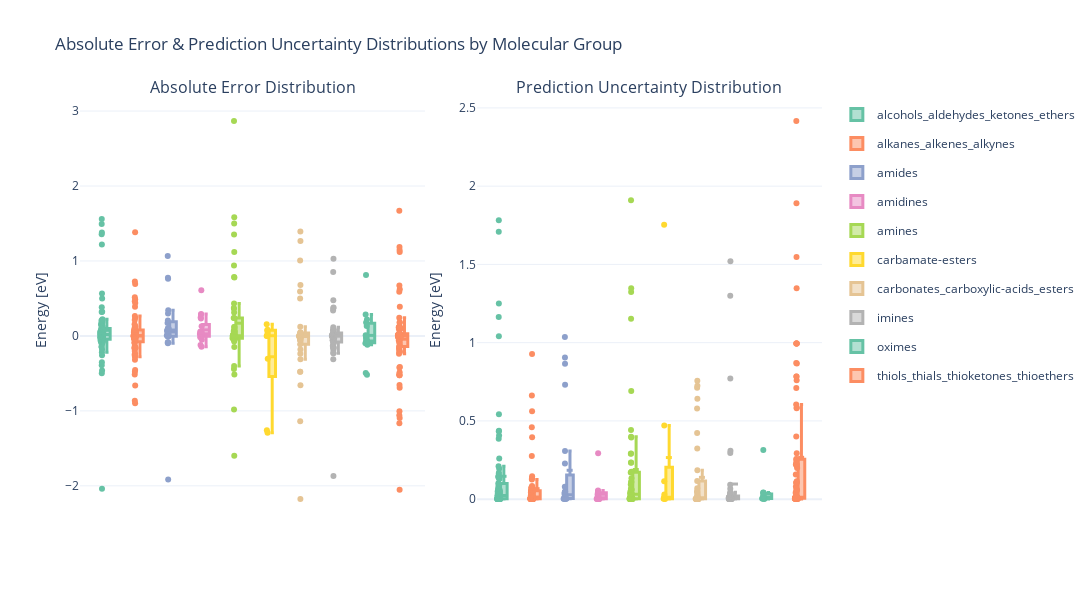

The code cell stored with this chart in its notebook:
### Code cell
# Filtered data
df_uq_sorted = df_uq[df_uq["split"] == "test"].sort_values('molecule_group')
df_uq_sorted['abs_error'] = df_uq_sorted['error'].abs()
df_uq_sorted['uncertainty_width'] = df_uq_sorted['y_std']

# Custom color palette (Set2-like)
color_map = px.colors.qualitative.Set2

# Create 1x2 subplot
fig = make_subplots(
    rows=1, cols=2,
    subplot_titles=["Absolute Error Distribution", "Prediction Uncertainty Distribution"],
    horizontal_spacing=0.07
)

# Boxplot for absolute error
for i, group in enumerate(df_uq_sorted['molecule_group'].unique()):
    group_data = df_uq_sorted[df_uq_sorted['molecule_group'] == group]
    fig.add_trace(go.Box(
        y=group_data['error'],
        name=group,
        marker_color=color_map[i % len(color_map)],
        boxmean=True,
        boxpoints="all",  # Show all points (can be "outliers", "suspectedoutliers", "all")
        jitter=0.5,  # Add jitter to points
        line=dict(width=3),  # Line width to make the box thicker
        width=0.2,  # Box width (adjust this)
        legendgroup=group,  # Ensure the group is correctly assigned to legend
        showlegend=False,  # No legend for the first plot
        hovertemplate=(
            "Material: %{customdata[7]}<br>" +
            "Molecule Group: %{customdata[0]}<br>" +
            "Molecule: %{customdata[1]}<br>" +
            "State: %{customdata[2]}<br>" +
            "Dissociation: %{customdata[3]}<br>" +
            "True Value: %{customdata[4]} eV<br>" +
            "Std Dev: %{customdata[5]} eV<br>" +
            "Error: %{customdata[6]} eV<br>" +
            "<extra></extra>"
        ),
        customdata=group_data[['molecule_group', 'molecule', 'state', 'dissociation', 'y_true', 'y_std', 'error', 'material']].values  # Add custom data
    ), row=1, col=1)

# Boxplot for uncertainty width
for i, group in enumerate(df_uq_sorted['molecule_group'].unique()):
    group_data = df_uq_sorted[df_uq_sorted['molecule_group'] == group]
    fig.add_trace(go.Box(
        y=group_data['uncertainty_width'],
        name=group,
        marker_color=color_map[i % len(color_map)],
        boxmean=True,
        boxpoints="all",  # Show all points (can be "outliers", "suspectedoutliers", "all")
        jitter=0.5,  # Add jitter to points
        line=dict(width=3),  # Line width to make the box thicker
        width=0.2,  # Box width (adjust this)
        legendgroup=group,  # Ensure the group is correctly assigned to legend
        showlegend=True,  # Show legend for the second plot
        hovertemplate=(
            "Material: %{customdata[7]}<br>" +
            "Molecule Group: %{customdata[0]}<br>" +
            "Molecule: %{customdata[1]}<br>" +
            "State: %{customdata[2]}<br>" +
            "Dissociation: %{customdata[3]}<br>" +
            "True Value: %{customdata[4]} eV<br>" +
            "Std Dev: %{customdata[5]} eV<br>" +
            "Error: %{customdata[6]} eV<br>" +
            "<extra></extra>"
        ),
        customdata=group_data[['molecule_group', 'molecule', 'state', 'dissociation', 'y_true', 'y_std', 'error', 'material']].values  # Add custom data
    ), row=1, col=2)

# Layout adjustments
fig.update_layout(
    height=600,
    width=2000,
    title_text="Absolute Error & Prediction Uncertainty Distributions by Molecular Group",
    template="plotly_white",
    boxmode="group",  # Group the boxplots
    showlegend=True  # Show legend for the second plot
)

# Axis titles
fig.update_yaxes(title_text="Energy [eV]", row=1, col=1)
fig.update_yaxes(title_text="Energy [eV]", row=1, col=2)

# Remove X-axis labels (as you're using the hover to differentiate between groups)
fig.update_xaxes(showticklabels=False, row=1, col=1)
fig.update_xaxes(showticklabels=False, row=1, col=2)

# Show the plot
fig.show()

### Figure 1 — Plotly figure (JSON) as saved in the notebook; plotly's stock layout.template omitted (floating-point values rounded to 4 significant figures; data arrays with more than 128 entries replaced by an {"elided": "..."} marker saying what was removed)
{"data": [{"boxmean": true, "boxpoints": "all", "customdata": {"elided": "83x8 mixed values"}, "hovertemplate": "Material: %{customdata[7]}<br>Molecule Group: %{customdata[0]}<br>Molecule: %{customdata[1]}<br>State: %{customdata[2]}<br>Dissociation: %{customdata[3]}<br>True Value: %{customdata[4]} eV<br>Std Dev: %{customdata[5]} eV<br>Error: %{customdata[6]} eV<br><extra></extra>", "jitter": 0.5, "legendgroup": "alcohols_aldehydes_ketones_ethers", "line": {"width": 3}, "marker": {"color": "rgb(102,194,165)"}, "name": "alcohols_aldehydes_ketones_ethers", "showlegend": false, "type": "box", "width": 0.2, "xaxis": "x", "y": [0.3809, -0.01815, -0.03064, -0.2174, 0.04841, -0.04545, -0.2592, -0.02162, 0.1292, -0.07826, 0.1833, -0.1802, 0.03674, 0.1622, 0.07811, -0.4963, 0.04036, -0.07073, 1.358, 0.0995, -0.06489, 0.02696, 0.1043, 0.05522, 0.09093, 0.3184, 0.002453, 1.38, -0.3498, 0.1476, -0.1492, 0.2211, 0.02305, -0.05949, -0.01472, 0.06262, 0.01859, -0.08718, 0.04581, -0.04337, 0.01576, 1.493, 0.02455, -0.4601, 0.08791, 0.001388, -0.3916, -0.104, 0.2047, 0.03237, -0.03044, 0.07901, 1.22, 1.559, 0.03286, -0.04236, 0.0004213, 0.5643, 0.06344, -0.1062, -0.0009105, 0.02017, 0.04653, 0.1963, -2.039, -0.005167, -0.02654, 0.3233, 0.0661, 0.1782, -0.01895, 0.00991, -0.06863, 0.4995, 0.06187, -0.00398, 0.2039, -0.04307, -0.03663, -0.05335, -0.01361, -0.02651, -0.1443], "yaxis": "y"}, {"boxmean": true, "boxpoints": "all", "customdata": {"elided": "77x8 mixed values"}, "hovertemplate": "Material: %{customdata[7]}<br>Molecule Group: %{customdata[0]}<br>Molecule: %{customdata[1]}<br>State: %{customdata[2]}<br>Dissociation: %{customdata[3]}<br>True Value: %{customdata[4]} eV<br>Std Dev: %{customdata[5]} eV<br>Error: %{customdata[6]} eV<br><extra></extra>", "jitter": 0.5, "legendgroup": "alkanes_alkenes_alkynes", "line": {"width": 3}, "marker": {"color": "rgb(252,141,98)"}, "name": "alkanes_alkenes_alkynes", "showlegend": false, "type": "box", "width": 0.2, "xaxis": "x", "y": [0.388, 0.02872, 0.03199, -0.5141, -0.4545, -0.01011, 0.07779, 0.2432, 0.0172, 0.003996, 0.06039, 0.001226, -0.4789, -0.0003247, 0.4382, -0.2331, 0.1078, -0.01447, 0.2113, -0.03804, 0.08957, -0.8642, -0.03164, 0.003643, -0.661, 0.7257, -0.03724, -0.001196, 0.001717, 0.4869, -0.3195, -0.1576, 0.0003711, 1.383, 0.462, 0.1043, 0.267, -0.07226, -0.0005225, 0.1548, -0.8988, 0.07977, -0.1544, 0.06039, -0.04426, 0.03951, -0.2675, 0.03851, -0.04129, 0.0002148, 0.003007, -0.0916, -0.0916, 0.0794, 0.002418, 0.04968, -0.00566, 0.515, 0.002157, 0.04171, -0.05157, -0.0003045, -0.202, -0.1304, -0.1628, 0.1295, 0.03396, 0.6923, 0.0847, -0.0007089, -0.03804, -0.2468, -0.2769, -0.1598, -0.05716, -0.03099, 0.06179], "yaxis": "y"}, {"boxmean": true, "boxpoints": "all", "customdata": {"elided": "24x8 mixed values"}, "hovertemplate": "Material: %{customdata[7]}<br>Molecule Group: %{customdata[0]}<br>Molecule: %{customdata[1]}<br>State: %{customdata[2]}<br>Dissociation: %{customdata[3]}<br>True Value: %{customdata[4]} eV<br>Std Dev: %{customdata[5]} eV<br>Error: %{customdata[6]} eV<br><extra></extra>", "jitter": 0.5, "legendgroup": "amides", "line": {"width": 3}, "marker": {"color": "rgb(141,160,203)"}, "name": "amides", "showlegend": false, "type": "box", "width": 0.2, "xaxis": "x", "y": [-0.000299, 1.067, 0.0002496, -0.08801, -0.09624, 0.04051, 0.06302, 0.1017, 0.07604, 0.7621, 0.1712, 0.06846, -0.0088, 0.007255, 0.02064, 0.7749, 0.2048, -0.0003047, -0.08296, -1.916, 0.2989, 0.3434, -0.006209, 0.09316], "yaxis": "y"}, {"boxmean": true, "boxpoints": "all", "customdata": {"elided": "21x8 mixed values"}, "hovertemplate": "Material: %{customdata[7]}<br>Molecule Group: %{customdata[0]}<br>Molecule: %{customdata[1]}<br>State: %{customdata[2]}<br>Dissociation: %{customdata[3]}<br>True Value: %{customdata[4]} eV<br>Std Dev: %{customdata[5]} eV<br>Error: %{customdata[6]} eV<br><extra></extra>", "jitter": 0.5, "legendgroup": "amidines", "line": {"width": 3}, "marker": {"color": "rgb(231,138,195)"}, "name": "amidines", "showlegend": false, "type": "box", "width": 0.2, "xaxis": "x", "y": [0.0296, 0.03404, -0.0499, 0.2814, -0.1436, 0.291, 0.05686, 0.05213, 0.1277, 0.2318, -0.003779, 0.05686, 0.0004737, 0.0006832, -0.01208, -0.01784, 0.02687, 0.2458, 0.6093, -0.001604, -0.1211], "yaxis": "y"}, {"boxmean": true, "boxpoints": "all", "customdata": {"elided": "53x8 mixed values"}, "hovertemplate": "Material: %{customdata[7]}<br>Molecule Group: %{customdata[0]}<br>Molecule: %{customdata[1]}<br>State: %{customdata[2]}<br>Dissociation: %{customdata[3]}<br>True Value: %{customdata[4]} eV<br>Std Dev: %{customdata[5]} eV<br>Error: %{customdata[6]} eV<br><extra></extra>", "jitter": 0.5, "legendgroup": "amines", "line": {"width": 3}, "marker": {"color": "rgb(166,216,84)"}, "name": "amines", "showlegend": false, "type": "box", "width": 0.2, "xaxis": "x", "y": [0.3622, -0.007987, 1.501, 1.583, 0.01253, 0.004367, 0.0007447, 0.2375, -0.05432, -0.004716, 0.02038, 1.352, 0.3117, 0.06414, -0.4408, -0.03975, 1.12, 0.002632, 0.1195, 0.1174, 0.06316, 0.002378, 0.4333, -0.4004, -0.03326, -1.597, -0.00056, 2.867, 0.7848, -0.01259, 0.05415, 0.7802, 0.9392, 0.00513, -0.02948, -0.0741, -0.03914, -0.514, -0.1477, -0.003254, 0.09339, 0.00239, -0.01189, -0.02504, 0.3729, -0.01071, -0.9826, -0.01071, -0.04531, -0.03673, 0.05986, 0.00169, 0.2375], "yaxis": "y"}, {"boxmean": true, "boxpoints": "all", "customdata": [["carbamate-esters", "Carbamic-acid", "initial", "tensor([False])", -3.47, 1.754, -1.293, "IrO2"], ["carbamate-esters", "Carbamic-acid", "initial", "tensor([False])", -0.6106, 0.003518, 0.003236, "Fe"], ["carbamate-esters", "Carbamic-acid", "relaxed", "tensor([True])", -2.43, 0.02957, 0.03982, "RuO2"], ["carbamate-esters", "Carbamic-acid", "relaxed", "tensor([False])", -1.868, 0.1149, 0.08067, "IrO2"], ["carbamate-esters", "Carbamic-acid", "initial", "tensor([False])", -2.46, 0.471, -1.259, "RuO2"], ["carbamate-esters", "Carbamic-acid", "relaxed", "tensor([False])", -0.5262, 0.01148, -0.3039, "RuO2"], ["carbamate-esters", "Carbamic-acid", "relaxed", "tensor([False])", -0.2744, 0.002329, 0.07321, "Co"], ["carbamate-esters", "Carbamic-acid", "initial", "tensor([False])", -0.3856, 0.003873, 0.1567, "Rh"], ["carbamate-esters", "Carbamic-acid", "initial", "tensor([False])", -0.07248, 0.001726, -1.896e-05, "Au"]], "hovertemplate": "Material: %{customdata[7]}<br>Molecule Group: %{customdata[0]}<br>Molecule: %{customdata[1]}<br>State: %{customdata[2]}<br>Dissociation: %{customdata[3]}<br>True Value: %{customdata[4]} eV<br>Std Dev: %{customdata[5]} eV<br>Error: %{customdata[6]} eV<br><extra></extra>", "jitter": 0.5, "legendgroup": "carbamate-esters", "line": {"width": 3}, "marker": {"color": "rgb(255,217,47)"}, "name": "carbamate-esters", "showlegend": false, "type": "box", "width": 0.2, "xaxis": "x", "y": [-1.293, 0.003236, 0.03982, 0.08067, -1.259, -0.3039, 0.07321, 0.1567, -1.896e-05], "yaxis": "y"}, {"boxmean": true, "boxpoints": "all", "customdata": {"elided": "34x8 mixed values"}, "hovertemplate": "Material: %{customdata[7]}<br>Molecule Group: %{customdata[0]}<br>Molecule: %{customdata[1]}<br>State: %{customdata[2]}<br>Dissociation: %{customdata[3]}<br>True Value: %{customdata[4]} eV<br>Std Dev: %{customdata[5]} eV<br>Error: %{customdata[6]} eV<br><extra></extra>", "jitter": 0.5, "legendgroup": "carbonates_carboxylic-acids_esters", "line": {"width": 3}, "marker": {"color": "rgb(229,196,148)"}, "name": "carbonates_carboxylic-acids_esters", "showlegend": false, "type": "box", "width": 0.2, "xaxis": "x", "y": [-0.0006307, 7.425e-05, -2.176, 1.267, 1.393, 0.02143, -0.05439, 0.01536, 0.0405, -0.4784, -6.238e-05, 1.007, -0.4785, -0.009877, -0.02145, 0.5931, -0.2362, -0.1122, -0.05145, 0.002679, -0.04748, 0.04739, -0.6573, -0.1795, -0.0001758, -4.077e-05, 0.03795, 0.6792, -1.137, 0.002679, 6.596e-05, -0.3107, 0.1212, 0.4992], "yaxis": "y"}, {"boxmean": true, "boxpoints": "all", "customdata": {"elided": "49x8 mixed values"}, "hovertemplate": "Material: %{customdata[7]}<br>Molecule Group: %{customdata[0]}<br>Molecule: %{customdata[1]}<br>State: %{customdata[2]}<br>Dissociation: %{customdata[3]}<br>True Value: %{customdata[4]} eV<br>Std Dev: %{customdata[5]} eV<br>Error: %{customdata[6]} eV<br><extra></extra>", "jitter": 0.5, "legendgroup": "imines", "line": {"width": 3}, "marker": {"color": "rgb(179,179,179)"}, "name": "imines", "showlegend": false, "type": "box", "width": 0.2, "xaxis": "x", "y": [-0.01347, 0.001772, -0.3122, -0.001528, -0.08706, -0.0003712, 0.01973, 0.02844, 0.4759, -0.2319, 0.06758, 0.3706, 0.379, -0.2281, 0.01981, 0.03992, -0.1843, 0.03726, 0.002953, -0.02031, -0.0004917, -0.1014, -0.00386, -0.007293, -0.1455, 0.07223, 1.031, 0.001434, 0.08947, 0.0122, -0.03462, -0.0008258, -0.05416, -0.1632, -0.1322, 0.3379, 0.852, 0.0835, -0.01347, -1.869, -9.835e-05, -0.1537, 0.01793, -0.08035, -0.002783, -0.1534, -0.05623, 0.1168, -0.02832], "yaxis": "y"}, {"boxmean": true, "boxpoints": "all", "customdata": [["oximes", "Formaldoxime", "initial", "tensor([False])", -1.983, 0.02374, 0.2848, "RuO2"], ["oximes", "Formaldoxime", "initial", "tensor([False])", -0.9887, 0.00369, -0.09687, "Rh"], ["oximes", "Formaldoxime", "relaxed", "tensor([False])", -0.2767, 0.01126, -0.0697, "RuO2"], ["oximes", "Formaldoxime", "relaxed", "tensor([False])", -1.072, 0.004167, -0.07002, "Pd"], ["oximes", "Formaldoxime", "initial", "tensor([False])", -3.056, 0.04126, -0.4951, "IrO2"], ["oximes", "Formaldoxime", "initial", "tensor([False])", -0.9101, 0.005809, 0.2196, "Co"], ["oximes", "Formaldoxime", "initial", "tensor([False])", -1.451, 0.01076, 0.009219, "RuO2"], ["oximes", "Formaldoxime", "relaxed", "tensor([True])", -3.168, 0.01824, -0.06806, "IrO2"], ["oximes", "Formaldoxime", "relaxed", "tensor([False])", -0.476, 0.001752, -0.1179, "Zn"], ["oximes", "Formaldoxime", "relaxed", "tensor([False])", -2.782, 0.03712, 0.1333, "IrO2"], ["oximes", "Formaldoxime", "initial", "tensor([False])", -0.3345, 0.004007, -0.06731, "Cd"], ["oximes", "Formaldoxime", "initial", "tensor([False])", -0.2654, 0.3137, 0.1802, "IrO2"], ["oximes", "Formaldoxime", "initial", "tensor([False])", -1.048, 0.004208, -0.02767, "Pt"], ["oximes", "Formaldoxime", "initial", "tensor([False])", -0.4814, 0.00708, 0.8134, "RuO2"], ["oximes", "Formaldoxime", "initial", "tensor([False])", -2.257, 0.0421, -0.519, "RuO2"]], "hovertemplate": "Material: %{customdata[7]}<br>Molecule Group: %{customdata[0]}<br>Molecule: %{customdata[1]}<br>State: %{customdata[2]}<br>Dissociation: %{customdata[3]}<br>True Value: %{customdata[4]} eV<br>Std Dev: %{customdata[5]} eV<br>Error: %{customdata[6]} eV<br><extra></extra>", "jitter": 0.5, "legendgroup": "oximes", "line": {"width": 3}, "marker": {"color": "rgb(102,194,165)"}, "name": "oximes", "showlegend": false, "type": "box", "width": 0.2, "xaxis": "x", "y": [0.2848, -0.09687, -0.0697, -0.07002, -0.4951, 0.2196, 0.009219, -0.06806, -0.1179, 0.1333, -0.06731, 0.1802, -0.02767, 0.8134, -0.519], "yaxis": "y"}, {"boxmean": true, "boxpoints": "all", "customdata": {"elided": "80x8 mixed values"}, "hovertemplate": "Material: %{customdata[7]}<br>Molecule Group: %{customdata[0]}<br>Molecule: %{customdata[1]}<br>State: %{customdata[2]}<br>Dissociation: %{customdata[3]}<br>True Value: %{customdata[4]} eV<br>Std Dev: %{customdata[5]} eV<br>Error: %{customdata[6]} eV<br><extra></extra>", "jitter": 0.5, "legendgroup": "thiols_thials_thioketones_thioethers", "line": {"width": 3}, "marker": {"color": "rgb(252,141,98)"}, "name": "thiols_thials_thioketones_thioethers", "showlegend": false, "type": "box", "width": 0.2, "xaxis": "x", "y": [-0.5235, -0.002418, -1.004, 0.02453, -0.0415, 1.671, -0.0005926, 0.001008, 0.02453, 0.5892, -0.007474, 0.01105, -1.095, -0.09096, -0.2392, 0.08594, -0.0614, 1.118, -0.4146, -0.5102, -0.2127, 0.005069, -0.1344, 0.004203, 0.1786, 0.1055, -0.0003009, 0.0113, -0.01413, 0.007665, -0.00304, 0.001221, 0.03285, 0.1078, -0.6901, -0.00239, -0.1444, 0.0003467, -0.182, -0.04329, -0.4832, 0.3905, -0.5235, -2.053, 0.01117, -0.03351, 0.002631, 0.6221, 0.1143, 0.02269, -0.1444, 0.178, 0.2434, 0.1143, 0.09228, -0.03801, 0.1262, 1.147, 0.01381, -0.004247, -0.0004952, -0.1684, -0.01564, 1.188, 0.01381, -0.6549, 0.006057, 0.1148, -0.001529, -1.059, -0.1364, 0.0001326, -0.004724, -1.165, 0.001193, 0.0133, -0.005663, 0.6719, -0.4229, -0.2127], "yaxis": "y"}, {"boxmean": true, "boxpoints": "all", "customdata": [], "hovertemplate": "Material: %{customdata[7]}<br>Molecule Group: %{customdata[0]}<br>Molecule: %{customdata[1]}<br>State: %{customdata[2]}<br>Dissociation: %{customdata[3]}<br>True Value: %{customdata[4]} eV<br>Std Dev: %{customdata[5]} eV<br>Error: %{customdata[6]} eV<br><extra></extra>", "jitter": 0.5, "legendgroup": "nan", "line": {"width": 3}, "marker": {"color": "rgb(141,160,203)"}, "name": "nan", "showlegend": false, "type": "box", "width": 0.2, "xaxis": "x", "y": [], "yaxis": "y"}, {"boxmean": true, "boxpoints": "all", "customdata": {"elided": "83x8 mixed values"}, "hovertemplate": "Material: %{customdata[7]}<br>Molecule Group: %{customdata[0]}<br>Molecule: %{customdata[1]}<br>State: %{customdata[2]}<br>Dissociation: %{customdata[3]}<br>True Value: %{customdata[4]} eV<br>Std Dev: %{customdata[5]} eV<br>Error: %{customdata[6]} eV<br><extra></extra>", "jitter": 0.5, "legendgroup": "alcohols_aldehydes_ketones_ethers", "line": {"width": 3}, "marker": {"color": "rgb(102,194,165)"}, "name": "alcohols_aldehydes_ketones_ethers", "showlegend": true, "type": "box", "width": 0.2, "xaxis": "x2", "y": [0.4072, 0.07839, 0.001726, 0.002635, 0.003387, 0.04117, 0.04885, 0.001094, 0.1015, 0.002311, 0.08941, 0.01756, 0.00237, 0.001364, 0.05481, 0.2597, 0.04984, 0.0016, 0.0821, 0.04619, 0.001489, 0.002968, 0.07004, 0.002946, 0.001639, 0.1304, 0.002577, 0.5433, 1.708, 0.146, 0.4372, 0.1627, 0.001349, 0.02389, 0.002725, 0.001581, 0.002423, 0.001826, 0.002582, 0.04894, 0.001759, 0.169, 0.002333, 0.02925, 0.02375, 0.006814, 0.005762, 0.03159, 0.008897, 0.03831, 0.002333, 0.3867, 0.2103, 1.041, 0.003764, 0.002063, 0.1309, 1.782, 0.003089, 0.0368, 0.002255, 0.001544, 1.164, 0.1949, 0.1409, 0.002674, 0.007515, 0.0371, 0.05789, 0.146, 0.001532, 0.001085, 0.001511, 1.25, 0.09516, 0.001977, 0.02163, 0.002605, 0.001592, 0.01153, 0.02313, 0.02612, 0.4342], "yaxis": "y2"}, {"boxmean": true, "boxpoints": "all", "customdata": {"elided": "77x8 mixed values"}, "hovertemplate": "Material: %{customdata[7]}<br>Molecule Group: %{customdata[0]}<br>Molecule: %{customdata[1]}<br>State: %{customdata[2]}<br>Dissociation: %{customdata[3]}<br>True Value: %{customdata[4]} eV<br>Std Dev: %{customdata[5]} eV<br>Error: %{customdata[6]} eV<br><extra></extra>", "jitter": 0.5, "legendgroup": "alkanes_alkenes_alkynes", "line": {"width": 3}, "marker": {"color": "rgb(252,141,98)"}, "name": "alkanes_alkenes_alkynes", "showlegend": true, "type": "box", "width": 0.2, "xaxis": "x2", "y": [0.018, 0.004147, 0.00361, 0.03525, 0.007001, 0.002443, 0.03092, 0.001917, 0.00417, 0.00305, 0.008217, 0.0133, 0.6627, 0.002239, 0.928, 0.01891, 0.02572, 0.0683, 0.05971, 0.003828, 0.002414, 0.05917, 0.05085, 0.003532, 0.02358, 0.07223, 0.03021, 0.002066, 0.002938, 0.02081, 0.05508, 0.05419, 0.004846, 0.04535, 0.5621, 0.02696, 0.01509, 0.07138, 0.003699, 0.00104, 0.1458, 0.009384, 0.003808, 0.008217, 0.001537, 0.004098, 0.009652, 0.05389, 0.004774, 0.003273, 0.003075, 0.002597, 0.002597, 0.002684, 0.07622, 0.001614, 0.1259, 0.4595, 0.001891, 0.001443, 0.04206, 0.002025, 0.05913, 0.002789, 0.2753, 0.04558, 0.003707, 0.01817, 0.3963, 0.002841, 0.003828, 0.04464, 0.1333, 0.08401, 0.002855, 0.07483, 0.03677], "yaxis": "y2"}, {"boxmean": true, "boxpoints": "all", "customdata": {"elided": "24x8 mixed values"}, "hovertemplate": "Material: %{customdata[7]}<br>Molecule Group: %{customdata[0]}<br>Molecule: %{customdata[1]}<br>State: %{customdata[2]}<br>Dissociation: %{customdata[3]}<br>True Value: %{customdata[4]} eV<br>Std Dev: %{customdata[5]} eV<br>Error: %{customdata[6]} eV<br><extra></extra>", "jitter": 0.5, "legendgroup": "amides", "line": {"width": 3}, "marker": {"color": "rgb(141,160,203)"}, "name": "amides", "showlegend": true, "type": "box", "width": 0.2, "xaxis": "x2", "y": [0.003447, 0.7306, 0.003068, 0.001875, 0.006441, 0.03777, 0.005423, 0.005735, 0.005272, 0.3082, 0.04674, 0.006649, 0.08001, 0.001974, 0.02789, 0.04383, 0.9056, 0.002508, 0.001957, 1.036, 0.228, 0.8651, 0.04674, 0.02789], "yaxis": "y2"}, {"boxmean": true, "boxpoints": "all", "customdata": {"elided": "21x8 mixed values"}, "hovertemplate": "Material: %{customdata[7]}<br>Molecule Group: %{customdata[0]}<br>Molecule: %{customdata[1]}<br>State: %{customdata[2]}<br>Dissociation: %{customdata[3]}<br>True Value: %{customdata[4]} eV<br>Std Dev: %{customdata[5]} eV<br>Error: %{customdata[6]} eV<br><extra></extra>", "jitter": 0.5, "legendgroup": "amidines", "line": {"width": 3}, "marker": {"color": "rgb(231,138,195)"}, "name": "amidines", "showlegend": true, "type": "box", "width": 0.2, "xaxis": "x2", "y": [0.002533, 0.001751, 0.03415, 0.2932, 0.04247, 0.003262, 0.0417, 0.002553, 0.006182, 0.001764, 0.05477, 0.0417, 0.002054, 0.02811, 0.02811, 0.0031, 0.001751, 0.0503, 0.01898, 0.001981, 0.002641], "yaxis": "y2"}, {"boxmean": true, "boxpoints": "all", "customdata": {"elided": "53x8 mixed values"}, "hovertemplate": "Material: %{customdata[7]}<br>Molecule Group: %{customdata[0]}<br>Molecule: %{customdata[1]}<br>State: %{customdata[2]}<br>Dissociation: %{customdata[3]}<br>True Value: %{customdata[4]} eV<br>Std Dev: %{customdata[5]} eV<br>Error: %{customdata[6]} eV<br><extra></extra>", "jitter": 0.5, "legendgroup": "amines", "line": {"width": 3}, "marker": {"color": "rgb(166,216,84)"}, "name": "amines", "showlegend": true, "type": "box", "width": 0.2, "xaxis": "x2", "y": [0.3947, 0.01061, 0.2901, 0.1092, 0.0365, 0.005167, 0.001974, 0.003239, 0.06113, 0.001791, 0.001404, 0.1097, 0.4424, 0.01382, 0.1749, 0.04929, 1.153, 0.006921, 0.03154, 0.2341, 0.003549, 0.004458, 0.09299, 0.6918, 0.01369, 1.324, 0.001701, 0.03654, 0.2912, 0.001365, 0.1339, 0.0603, 1.909, 0.002038, 0.0233, 0.06777, 0.002448, 0.2322, 0.003055, 0.002598, 0.3994, 0.0365, 0.01178, 0.002466, 0.1711, 0.002522, 1.347, 0.002522, 0.03063, 0.003146, 0.004927, 0.001907, 0.003239], "yaxis": "y2"}, {"boxmean": true, "boxpoints": "all", "customdata": [["carbamate-esters", "Carbamic-acid", "initial", "tensor([False])", -3.47, 1.754, -1.293, "IrO2"], ["carbamate-esters", "Carbamic-acid", "initial", "tensor([False])", -0.6106, 0.003518, 0.003236, "Fe"], ["carbamate-esters", "Carbamic-acid", "relaxed", "tensor([True])", -2.43, 0.02957, 0.03982, "RuO2"], ["carbamate-esters", "Carbamic-acid", "relaxed", "tensor([False])", -1.868, 0.1149, 0.08067, "IrO2"], ["carbamate-esters", "Carbamic-acid", "initial", "tensor([False])", -2.46, 0.471, -1.259, "RuO2"], ["carbamate-esters", "Carbamic-acid", "relaxed", "tensor([False])", -0.5262, 0.01148, -0.3039, "RuO2"], ["carbamate-esters", "Carbamic-acid", "relaxed", "tensor([False])", -0.2744, 0.002329, 0.07321, "Co"], ["carbamate-esters", "Carbamic-acid", "initial", "tensor([False])", -0.3856, 0.003873, 0.1567, "Rh"], ["carbamate-esters", "Carbamic-acid", "initial", "tensor([False])", -0.07248, 0.001726, -1.896e-05, "Au"]], "hovertemplate": "Material: %{customdata[7]}<br>Molecule Group: %{customdata[0]}<br>Molecule: %{customdata[1]}<br>State: %{customdata[2]}<br>Dissociation: %{customdata[3]}<br>True Value: %{customdata[4]} eV<br>Std Dev: %{customdata[5]} eV<br>Error: %{customdata[6]} eV<br><extra></extra>", "jitter": 0.5, "legendgroup": "carbamate-esters", "line": {"width": 3}, "marker": {"color": "rgb(255,217,47)"}, "name": "carbamate-esters", "showlegend": true, "type": "box", "width": 0.2, "xaxis": "x2", "y": [1.754, 0.003518, 0.02957, 0.1149, 0.471, 0.01148, 0.002329, 0.003873, 0.001726], "yaxis": "y2"}, {"boxmean": true, "boxpoints": "all", "customdata": {"elided": "34x8 mixed values"}, "hovertemplate": "Material: %{customdata[7]}<br>Molecule Group: %{customdata[0]}<br>Molecule: %{customdata[1]}<br>State: %{customdata[2]}<br>Dissociation: %{customdata[3]}<br>True Value: %{customdata[4]} eV<br>Std Dev: %{customdata[5]} eV<br>Error: %{customdata[6]} eV<br><extra></extra>", "jitter": 0.5, "legendgroup": "carbonates_carboxylic-acids_esters", "line": {"width": 3}, "marker": {"color": "rgb(229,196,148)"}, "name": "carbonates_carboxylic-acids_esters", "showlegend": true, "type": "box", "width": 0.2, "xaxis": "x2", "y": [0.001748, 0.001349, 0.04485, 0.185, 0.01168, 0.002057, 0.00206, 0.001947, 0.001331, 0.01793, 0.002108, 0.4223, 0.5791, 0.002283, 0.001883, 0.7254, 0.002827, 0.7561, 0.002136, 0.00218, 0.029, 0.3234, 0.01688, 0.05065, 0.001905, 0.001444, 0.003083, 0.1156, 0.6413, 0.00218, 0.00161, 0.002174, 0.06991, 0.7123], "yaxis": "y2"}, {"boxmean": true, "boxpoints": "all", "customdata": {"elided": "49x8 mixed values"}, "hovertemplate": "Material: %{customdata[7]}<br>Molecule Group: %{customdata[0]}<br>Molecule: %{customdata[1]}<br>State: %{customdata[2]}<br>Dissociation: %{customdata[3]}<br>True Value: %{customdata[4]} eV<br>Std Dev: %{customdata[5]} eV<br>Error: %{customdata[6]} eV<br><extra></extra>", "jitter": 0.5, "legendgroup": "imines", "line": {"width": 3}, "marker": {"color": "rgb(179,179,179)"}, "name": "imines", "showlegend": true, "type": "box", "width": 0.2, "xaxis": "x2", "y": [0.00254, 0.00215, 0.0154, 0.002619, 0.09168, 0.002318, 0.004247, 0.009998, 1.299, 0.004909, 0.004245, 0.00164, 0.3098, 0.006452, 0.0173, 0.003504, 0.004912, 0.001602, 0.007312, 0.01562, 0.003128, 0.001677, 0.003002, 0.001892, 0.04347, 0.009726, 0.7703, 0.005562, 0.01187, 0.009998, 0.002537, 0.002702, 0.03874, 0.02665, 0.003508, 0.001656, 1.52, 0.06637, 0.00254, 0.2954, 0.002619, 0.0123, 0.03398, 0.003692, 0.002418, 0.002134, 0.03398, 0.004659, 0.01833], "yaxis": "y2"}, {"boxmean": true, "boxpoints": "all", "customdata": [["oximes", "Formaldoxime", "initial", "tensor([False])", -1.983, 0.02374, 0.2848, "RuO2"], ["oximes", "Formaldoxime", "initial", "tensor([False])", -0.9887, 0.00369, -0.09687, "Rh"], ["oximes", "Formaldoxime", "relaxed", "tensor([False])", -0.2767, 0.01126, -0.0697, "RuO2"], ["oximes", "Formaldoxime", "relaxed", "tensor([False])", -1.072, 0.004167, -0.07002, "Pd"], ["oximes", "Formaldoxime", "initial", "tensor([False])", -3.056, 0.04126, -0.4951, "IrO2"], ["oximes", "Formaldoxime", "initial", "tensor([False])", -0.9101, 0.005809, 0.2196, "Co"], ["oximes", "Formaldoxime", "initial", "tensor([False])", -1.451, 0.01076, 0.009219, "RuO2"], ["oximes", "Formaldoxime", "relaxed", "tensor([True])", -3.168, 0.01824, -0.06806, "IrO2"], ["oximes", "Formaldoxime", "relaxed", "tensor([False])", -0.476, 0.001752, -0.1179, "Zn"], ["oximes", "Formaldoxime", "relaxed", "tensor([False])", -2.782, 0.03712, 0.1333, "IrO2"], ["oximes", "Formaldoxime", "initial", "tensor([False])", -0.3345, 0.004007, -0.06731, "Cd"], ["oximes", "Formaldoxime", "initial", "tensor([False])", -0.2654, 0.3137, 0.1802, "IrO2"], ["oximes", "Formaldoxime", "initial", "tensor([False])", -1.048, 0.004208, -0.02767, "Pt"], ["oximes", "Formaldoxime", "initial", "tensor([False])", -0.4814, 0.00708, 0.8134, "RuO2"], ["oximes", "Formaldoxime", "initial", "tensor([False])", -2.257, 0.0421, -0.519, "RuO2"]], "hovertemplate": "Material: %{customdata[7]}<br>Molecule Group: %{customdata[0]}<br>Molecule: %{customdata[1]}<br>State: %{customdata[2]}<br>Dissociation: %{customdata[3]}<br>True Value: %{customdata[4]} eV<br>Std Dev: %{customdata[5]} eV<br>Error: %{customdata[6]} eV<br><extra></extra>", "jitter": 0.5, "legendgroup": "oximes", "line": {"width": 3}, "marker": {"color": "rgb(102,194,165)"}, "name": "oximes", "showlegend": true, "type": "box", "width": 0.2, "xaxis": "x2", "y": [0.02374, 0.00369, 0.01126, 0.004167, 0.04126, 0.005809, 0.01076, 0.01824, 0.001752, 0.03712, 0.004007, 0.3137, 0.004208, 0.00708, 0.0421], "yaxis": "y2"}, {"boxmean": true, "boxpoints": "all", "customdata": {"elided": "80x8 mixed values"}, "hovertemplate": "Material: %{customdata[7]}<br>Molecule Group: %{customdata[0]}<br>Molecule: %{customdata[1]}<br>State: %{customdata[2]}<br>Dissociation: %{customdata[3]}<br>True Value: %{customdata[4]} eV<br>Std Dev: %{customdata[5]} eV<br>Error: %{customdata[6]} eV<br><extra></extra>", "jitter": 0.5, "legendgroup": "thiols_thials_thioketones_thioethers", "line": {"width": 3}, "marker": {"color": "rgb(252,141,98)"}, "name": "thiols_thials_thioketones_thioethers", "showlegend": true, "type": "box", "width": 0.2, "xaxis": "x2", "y": [0.9945, 0.003192, 0.2927, 0.009177, 0.007198, 0.158, 0.002402, 0.00546, 0.009177, 0.256, 0.01259, 0.00355, 1.89, 0.006567, 0.0128, 0.9945, 0.003936, 2.416, 0.9945, 0.5809, 0.005863, 0.003813, 0.00712, 0.004682, 0.5851, 0.0467, 0.002654, 0.003069, 0.1987, 0.1042, 0.004162, 0.04049, 0.004787, 0.006625, 0.7605, 0.006843, 0.005727, 0.002911, 0.8707, 0.001985, 0.784, 0.401, 0.9945, 1.547, 0.01102, 0.008637, 0.003373, 0.212, 0.2221, 0.1063, 0.005727, 0.06544, 0.08168, 0.2221, 0.002561, 0.8665, 0.05826, 0.2552, 0.002301, 0.1145, 0.006619, 0.01227, 0.1042, 0.6055, 0.002301, 0.2425, 0.01134, 0.02529, 0.001752, 1.348, 0.006505, 0.001492, 0.007213, 0.2239, 0.005824, 0.002584, 0.006813, 0.7107, 0.784, 0.005863], "yaxis": "y2"}, {"boxmean": true, "boxpoints": "all", "customdata": [], "hovertemplate": "Material: %{customdata[7]}<br>Molecule Group: %{customdata[0]}<br>Molecule: %{customdata[1]}<br>State: %{customdata[2]}<br>Dissociation: %{customdata[3]}<br>True Value: %{customdata[4]} eV<br>Std Dev: %{customdata[5]} eV<br>Error: %{customdata[6]} eV<br><extra></extra>", "jitter": 0.5, "legendgroup": "nan", "line": {"width": 3}, "marker": {"color": "rgb(141,160,203)"}, "name": "nan", "showlegend": true, "type": "box", "width": 0.2, "xaxis": "x2", "y": [], "yaxis": "y2"}], "layout": {"annotations": [{"font": {"size": 16}, "showarrow": false, "text": "Absolute Error Distribution", "x": 0.2325, "xanchor": "center", "xref": "paper", "y": 1, "yanchor": "bottom", "yref": "paper"}, {"font": {"size": 16}, "showarrow": false, "text": "Prediction Uncertainty Distribution", "x": 0.7675, "xanchor": "center", "xref": "paper", "y": 1, "yanchor": "bottom", "yref": "paper"}], "boxmode": "group", "height": 600, "showlegend": true, "title": {"text": "Absolute Error & Prediction Uncertainty Distributions by Molecular Group"}, "width": 2000, "xaxis": {"anchor": "y", "domain": [0, 0.465], "showticklabels": false}, "xaxis2": {"anchor": "y2", "domain": [0.535, 1.0], "showticklabels": false}, "yaxis": {"anchor": "x", "domain": [0, 1], "title": {"text": "Energy [eV]"}}, "yaxis2": {"anchor": "x2", "domain": [0, 1], "title": {"text": "Energy [eV]"}}}}
